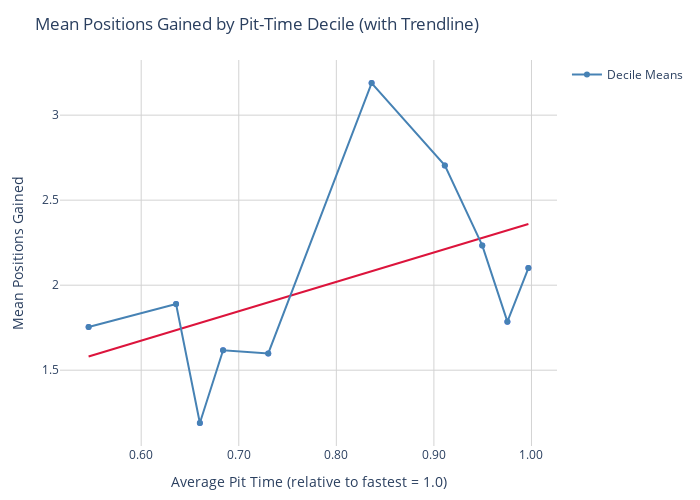
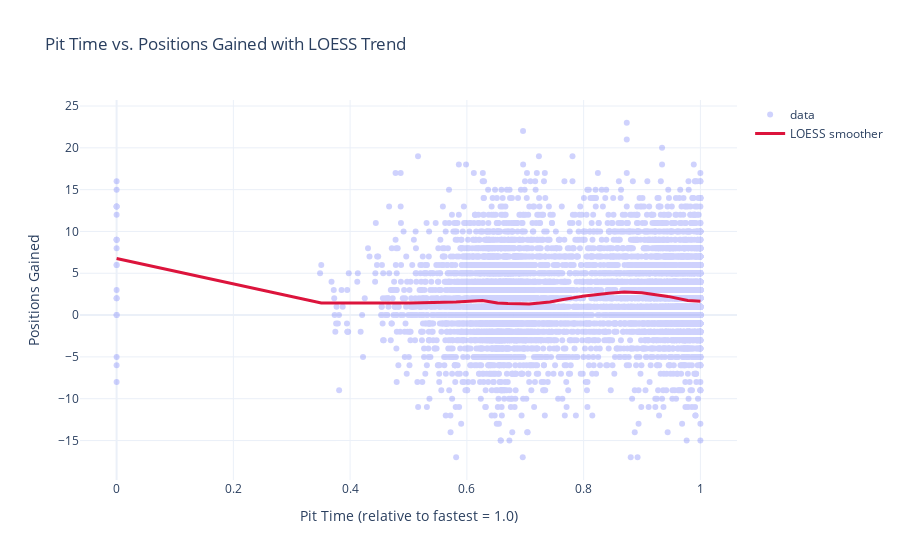
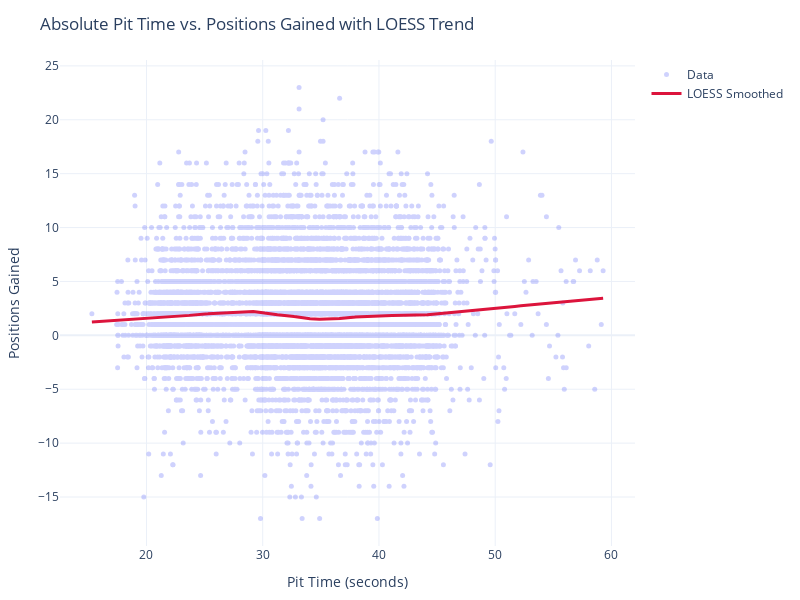
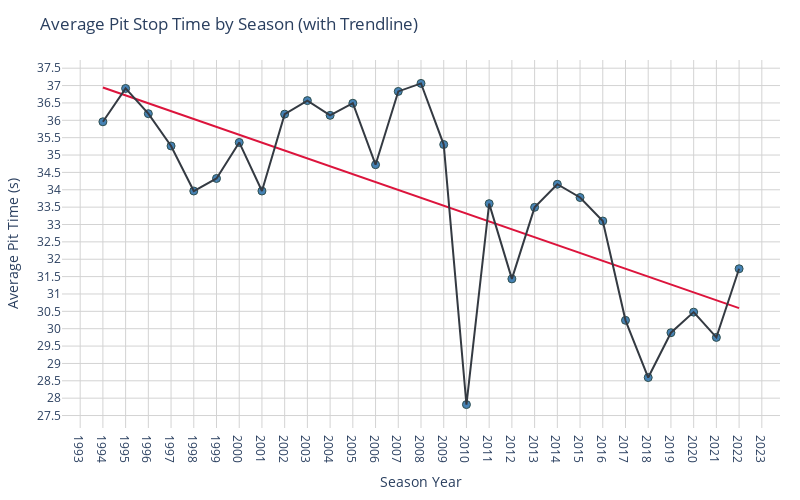

The cell these charts' notebook holds for them, in order:
### Markdown cell above
# Visualisatie 1: Heatmap

### Code cell
%run jason.ipynb

### Figure 1 — Plotly figure (JSON) as saved in the notebook; plotly's stock layout.template omitted (floating-point values rounded to 4 significant figures)
{"data": [{"hovertemplate": "Average Pit Time (relative to fastest = 1.0)=%{x}<br>Mean Positions Gained=%{y}<extra></extra>", "legendgroup": "", "marker": {"color": "#636efa", "symbol": "circle"}, "mode": "markers", "name": "", "orientation": "v", "showlegend": false, "type": "scatter", "x": [0.5461, 0.6357, 0.6601, 0.6839, 0.7302, 0.8362, 0.9112, 0.9496, 0.9753, 0.9969], "xaxis": "x", "y": [1.754, 1.889, 1.19, 1.618, 1.599, 3.189, 2.705, 2.234, 1.785, 2.101], "yaxis": "y"}, {"hovertemplate": "<b>OLS trendline</b><br>positions_gained = 1.72961 * pit_mid + 0.635579<br>R<sup>2</sup>=0.229351<br><br>Average Pit Time (relative to fastest = 1.0)=%{x}<br>Mean Positions Gained=%{y} <b>(trend)</b><extra></extra>", "legendgroup": "", "line": {"color": "crimson"}, "marker": {"color": "#636efa", "symbol": "circle"}, "mode": "lines", "name": "", "showlegend": false, "type": "scatter", "x": [0.5461, 0.6357, 0.6601, 0.6839, 0.7302, 0.8362, 0.9112, 0.9496, 0.9753, 0.9969], "xaxis": "x", "y": [1.58, 1.735, 1.777, 1.819, 1.899, 2.082, 2.212, 2.278, 2.323, 2.36], "yaxis": "y"}, {"line": {"color": "steelblue", "width": 2}, "marker": {"color": "steelblue", "size": 6}, "mode": "lines+markers", "name": "Decile Means", "type": "scatter", "x": [0.5461, 0.6357, 0.6601, 0.6839, 0.7302, 0.8362, 0.9112, 0.9496, 0.9753, 0.9969], "y": [1.754, 1.889, 1.19, 1.618, 1.599, 3.189, 2.705, 2.234, 1.785, 2.101]}], "layout": {"height": 500, "legend": {"tracegroupgap": 0}, "margin": {"b": 50, "l": 60, "r": 20, "t": 60}, "title": {"text": "Mean Positions Gained by Pit-Time Decile (with Trendline)"}, "width": 700, "xaxis": {"anchor": "y", "domain": [0.0, 1.0], "gridcolor": "LightGrey", "tickformat": ".2f", "title": {"text": "Average Pit Time (relative to fastest = 1.0)"}}, "yaxis": {"anchor": "x", "domain": [0.0, 1.0], "gridcolor": "LightGrey", "title": {"text": "Mean Positions Gained"}}}}

### Figure 2 — Plotly figure (JSON) as saved in the notebook; plotly's stock layout.template omitted (floating-point values rounded to 4 significant figures; data arrays with more than 128 entries replaced by an {"elided": "..."} marker saying what was removed)
{"data": [{"mode": "markers", "name": "data", "opacity": 0.3, "type": "scatter", "x": {"elided": "9720 float values"}, "y": {"elided": "9720 float values"}}, {"line": {"color": "crimson", "width": 3}, "mode": "lines", "name": "LOESS smoother", "type": "scatter", "x": {"elided": "8098 float values"}, "y": {"elided": "8098 float values"}}], "layout": {"title": {"text": "Pit Time vs. Positions Gained with LOESS Trend"}, "xaxis": {"title": {"text": "Pit Time (relative to fastest = 1.0)"}}, "yaxis": {"title": {"text": "Positions Gained"}}}}

### Figure 3 — Plotly figure (JSON) as saved in the notebook; plotly's stock layout.template omitted (floating-point values rounded to 4 significant figures; data arrays with more than 128 entries replaced by an {"elided": "..."} marker saying what was removed)
{"data": [{"marker": {"size": 5}, "mode": "markers", "name": "Data", "opacity": 0.3, "type": "scatter", "x": {"elided": "8098 float values"}, "y": {"elided": "8098 float values"}}, {"line": {"color": "crimson", "width": 3}, "mode": "lines", "name": "LOESS Smoothed", "type": "scatter", "x": {"elided": "8098 float values"}, "y": {"elided": "8098 float values"}}], "layout": {"height": 600, "margin": {"b": 50, "l": 60, "r": 20, "t": 60}, "title": {"text": "Absolute Pit Time vs. Positions Gained with LOESS Trend"}, "width": 800, "xaxis": {"title": {"text": "Pit Time (seconds)"}}, "yaxis": {"title": {"text": "Positions Gained"}}}}

### Figure 4 — Plotly figure (JSON) as saved in the notebook; plotly's stock layout.template omitted (floating-point values rounded to 4 significant figures)
{"data": [{"hovertemplate": "Season Year=%{x}<br>Average Pit Time (s)=%{y}<extra></extra>", "legendgroup": "", "marker": {"color": "steelblue", "line": {"color": "DarkSlateGrey", "width": 1}, "size": 8, "symbol": "circle"}, "mode": "markers", "name": "", "orientation": "v", "showlegend": false, "type": "scatter", "x": [1994, 1995, 1996, 1997, 1998, 1999, 2000, 2001, 2002, 2003, 2004, 2005, 2006, 2007, 2008, 2009, 2010, 2011, 2012, 2013, 2014, 2015, 2016, 2017, 2018, 2019, 2020, 2021, 2022], "xaxis": "x", "y": [35.96, 36.92, 36.19, 35.26, 33.96, 34.33, 35.36, 33.96, 36.18, 36.57, 36.14, 36.49, 34.72, 36.83, 37.06, 35.3, 27.81, 33.6, 31.43, 33.49, 34.16, 33.78, 33.1, 30.24, 28.59, 29.88, 30.48, 29.75, 31.73], "yaxis": "y"}, {"hovertemplate": "<b>OLS trendline</b><br>avg_pit_sec = -0.226765 * Year + 489.113<br>R<sup>2</sup>=0.514277<br><br>Season Year=%{x}<br>Average Pit Time (s)=%{y} <b>(trend)</b><extra></extra>", "legendgroup": "", "line": {"color": "crimson"}, "marker": {"color": "#636efa", "symbol": "circle"}, "mode": "lines", "name": "", "showlegend": false, "type": "scatter", "x": [1994, 1995, 1996, 1997, 1998, 1999, 2000, 2001, 2002, 2003, 2004, 2005, 2006, 2007, 2008, 2009, 2010, 2011, 2012, 2013, 2014, 2015, 2016, 2017, 2018, 2019, 2020, 2021, 2022], "xaxis": "x", "y": [36.94, 36.72, 36.49, 36.26, 36.04, 35.81, 35.58, 35.36, 35.13, 34.9, 34.68, 34.45, 34.22, 34.0, 33.77, 33.54, 33.32, 33.09, 32.86, 32.63, 32.41, 32.18, 31.95, 31.73, 31.5, 31.27, 31.05, 30.82, 30.59], "yaxis": "y"}, {"hovertemplate": "Year=%{x}<br>avg_pit_sec=%{y}<extra></extra>", "legendgroup": "", "line": {"color": "#343a42", "dash": "solid"}, "marker": {"symbol": "circle"}, "mode": "lines", "name": "", "orientation": "v", "showlegend": false, "type": "scatter", "x": [1994, 1995, 1996, 1997, 1998, 1999, 2000, 2001, 2002, 2003, 2004, 2005, 2006, 2007, 2008, 2009, 2010, 2011, 2012, 2013, 2014, 2015, 2016, 2017, 2018, 2019, 2020, 2021, 2022], "xaxis": "x", "y": [35.96, 36.92, 36.19, 35.26, 33.96, 34.33, 35.36, 33.96, 36.18, 36.57, 36.14, 36.49, 34.72, 36.83, 37.06, 35.3, 27.81, 33.6, 31.43, 33.49, 34.16, 33.78, 33.1, 30.24, 28.59, 29.88, 30.48, 29.75, 31.73], "yaxis": "y"}], "layout": {"height": 500, "legend": {"tracegroupgap": 0}, "margin": {"b": 50, "l": 60, "r": 20, "t": 60}, "title": {"text": "Average Pit Stop Time by Season (with Trendline)"}, "width": 800, "xaxis": {"anchor": "y", "domain": [0.0, 1.0], "dtick": 1, "gridcolor": "lightgrey", "title": {"text": "Season Year"}}, "yaxis": {"anchor": "x", "domain": [0.0, 1.0], "dtick": 0.5, "gridcolor": "lightgrey", "title": {"text": "Average Pit Time (s)"}}}}
